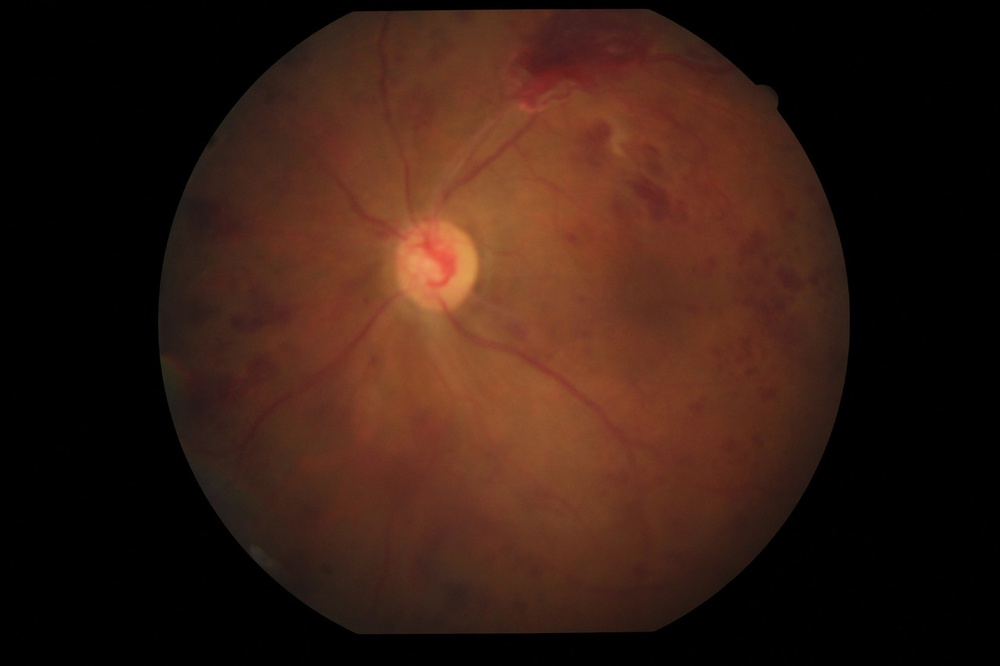
#> input picture samples/sample_crvo.jpg, 1000 x 666 px, shrunk from 1280 x 853 before the run
$ jupyter execute retina_filters.ipynb   (shell and % lines are left out)
#> lines starting #> are read from the running program, lines starting #| are printed output that depends on the picture
This notebook aims to demonstrate my bridge knowledge between Ophthalmology and Computer Vision.

The software sample applies filters to improve ophthalmic images.

The code is a mere prototype without clinical validation.

[cell 1]
#!/usr/bin/env python3
# -*- coding: utf-8 -*-

# by: Rafael_Scherer, MD, PhD
# date: 20/12/22
# version ='1.0'

[cell 2]
# Libs
from IPython.display import display, HTML
import cv2
import numpy as np
from matplotlib import pyplot as plt

#Show Matplotlib's plots inside a Jupyter Notebook

[cell 3]
# Text params
ORG = (150, 250)
FONTFACE = cv2.FONT_HERSHEY_TRIPLEX
FONTSCALE = 3
COLOR = (0, 255, 0)
THICKNESS = 3

# Some links to relevant studies on filters applied to medical images

[cell 4]
display(HTML("""<a href="https://www.sciencedirect.com/science/article/pii/S2405959521000564">
(LINK) Retinal disease identification using upgraded CLAHE filter and transfer convolution neural network (2021)</a>"""))
display(HTML("""<a href="https://www.ncbi.nlm.nih.gov/pmc/articles/PMC8329119/">
(LINK) A Hybrid Algorithm to Enhance Colour Retinal Fundus Images Using a Wiener Filter and CLAHE (2021)</a>"""))
display(HTML("""<a href="https://www.ncbi.nlm.nih.gov/pmc/articles/PMC5689921/">
(LINK) Automatic x‐ray image contrast enhancement based on parameter auto‐optimization (2017)</a>"""))
display(HTML("""<a href="https://www.ijcseonline.org/pdf_paper_view.php?paper_id=5270&1-IJCSE-08433.pdf">
(LINK) A Review on Methods of Enhancement And Denoising in Retinal Fundus Images (2020)</a>"""))

[cell 5]
# Functions

def clahe_bgr(image: np.ndarray, cliplimit: int =2, tilesize: int =8) -> np.ndarray:
    """
    Converts the image to LAB format and applies the CLAHE filter to the L channel
    :param image: image=numpy.ndarray (BGR)
    :param cliplimit: Sets threshold for contrast limiting (2, 3 or 4)
    :param tilesize: Sets size of grid for histogram equalization.
    :return: image=numpy.ndarray (BGR)

    >>>im = cv2.imread('samples/sample_crvo.jpg')
    >>>clahe_bgr(im)[0][0]
    """

    lab = cv2.cvtColor(image, cv2.COLOR_BGR2LAB)
    lab_p = cv2.split(lab)
    clahe = cv2.createCLAHE(clipLimit=cliplimit,tileGridSize=(tilesize, tilesize))
    clahed = clahe.apply(lab_p[0])
    lab = cv2.merge([clahed, lab_p[1], lab_p[2]])
    bgr = cv2.cvtColor(lab, cv2.COLOR_LAB2BGR)

    cv2.imwrite(f'output/clahed.jpg', bgr)

    return bgr


def channel_bgr(image: np.ndarray, channel: str ='green') -> np.ndarray:
    """
    Selects only one of the channels from a bgr image
    :param image: image=numpy.ndarray (BGR)
    :param channel: channel ['blue', 'green', 'red']
    :return: image=numpy.ndarray

    >>>im = cv2.imread('samples/sample_crvo.jpg')
    >>>channel_bgr(im)[0][0]
    '0'
    """

    colors = ['blue', 'green', 'red']

    green = image[:,:,colors.index(channel)].astype(np.uint8)
    green = cv2.cvtColor(green, cv2.COLOR_GRAY2BGR)

    cv2.imwrite(f'output/{channel}.jpg', green)

    return green


def showimage(image1: np.ndarray, image2: np.ndarray=None, figsize: [int, int]=[15,15]) -> None:
    """
    Show images inline (BGR) and merged (horizontal)
    """
    try:
        myimage = np.concatenate((image1, image2), axis=1)
    except Exception as e:
        myimage = image1

    try:
        if myimage.ndim > 2:  #This only applies to RGB or RGBA images (e.g. not to Black and White images)
            myimage = myimage[:,:,::-1] #OpenCV follows BGR order, while matplotlib likely follows RGB order

        fig, ax = plt.subplots(figsize=figsize)
        ax.imshow(myimage, cmap = 'gray', interpolation = 'bicubic')
        plt.xticks([]), plt.yticks([])  # to hide tick values on X and Y axis
        plt.show()

    except Exception as e:
        return e


def text(image: np.ndarray, txt: str) -> None:
    """
    Put text on image
    """
    cv2.putText(image, txt, ORG, FONTFACE, FONTSCALE, COLOR, THICKNESS)

[cell 6]
# Select image from samples dir
img = cv2.imread('samples/sample_crvo.jpg')
#> img is the input picture: shape (666, 1000, 3); mean B, G, R 18.4, 28.1, 53
backup = img.copy()
text(backup, 'Test_Image')
showimage(backup, figsize=[10, 10])
#> (the call stopped at in showimage, `fig, ax = plt.subplots(figsize=figsize)`: IPython is not available in this run)

# Enhancement filters

[cell 7]
clahe = clahe_bgr(img)
#> in clahe_bgr, `lab = cv2.cvtColor(image, cv2.COLOR_BGR2LAB)`: lab: shape (666, 1000, 3); mean of channels 0, 1, 2 37.2, 138.1, 138.8
#> in clahe_bgr, `clahed = clahe.apply(lab_p[0])`:
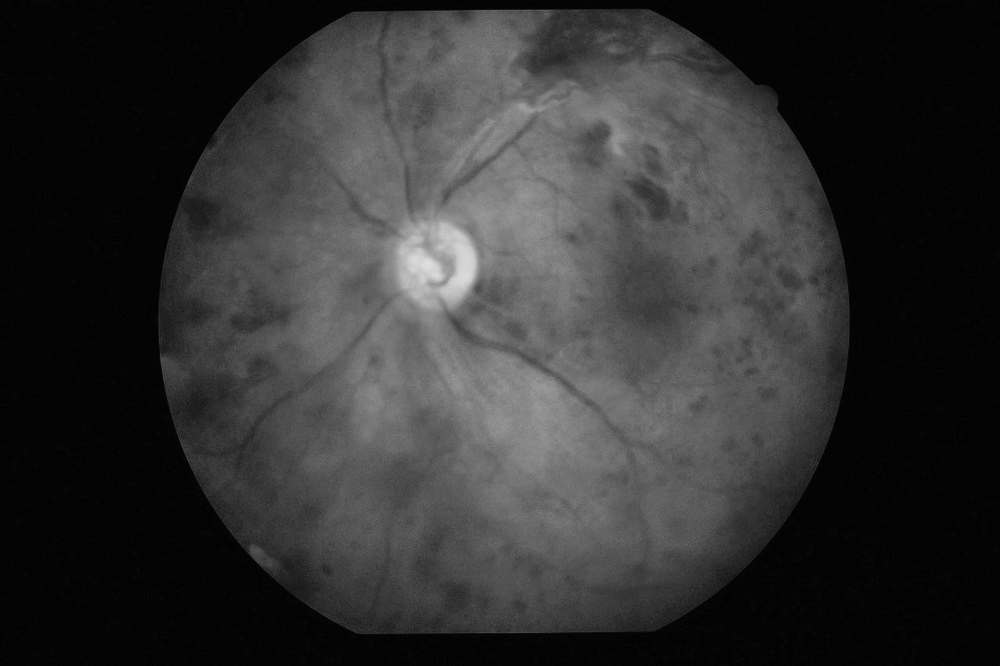
#> clahed: shape (666, 1000); min 2, max 222, mean 49
#> in clahe_bgr, `lab = cv2.merge([clahed, lab_p[1], lab_p[2]])`: lab: shape (666, 1000, 3); mean of channels 0, 1, 2 49, 138.1, 138.8
#> in clahe_bgr, `bgr = cv2.cvtColor(lab, cv2.COLOR_LAB2BGR)`:
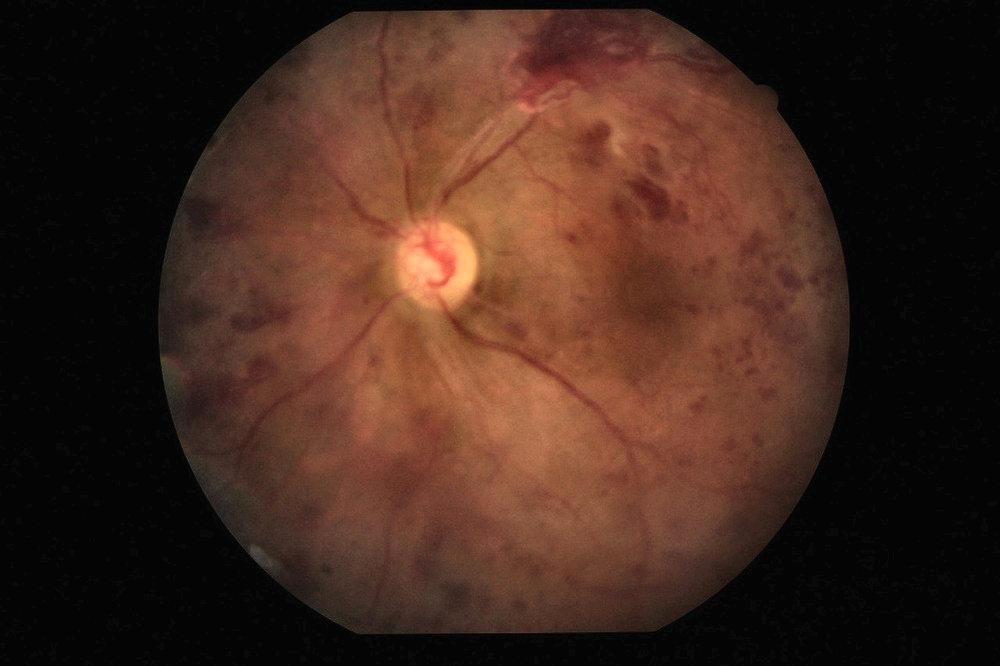
#> bgr: shape (666, 1000, 3); mean B, G, R 29.1, 39.4, 65.5
text(clahe, 'Clahe_Filter')
#> call 2 of text, with txt = 'Clahe_Filter'
#> in text (call 2), `cv2.putText(image, txt, ORG, FONTFACE, FONTSCALE, COLOR, THICKNESS)`:
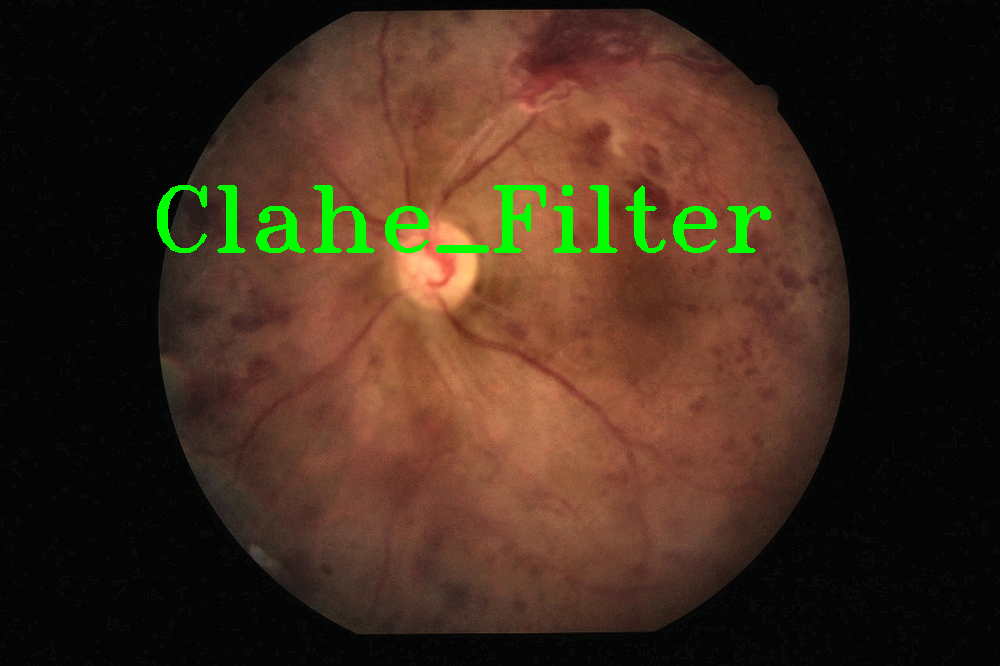
#> image: shape (666, 1000, 3); mean B, G, R 28.2, 42.6, 63.2

redfree = channel_bgr(img)
#> in channel_bgr, `green = image[:,:,colors.index(channel)].astype(np.uint8)`:
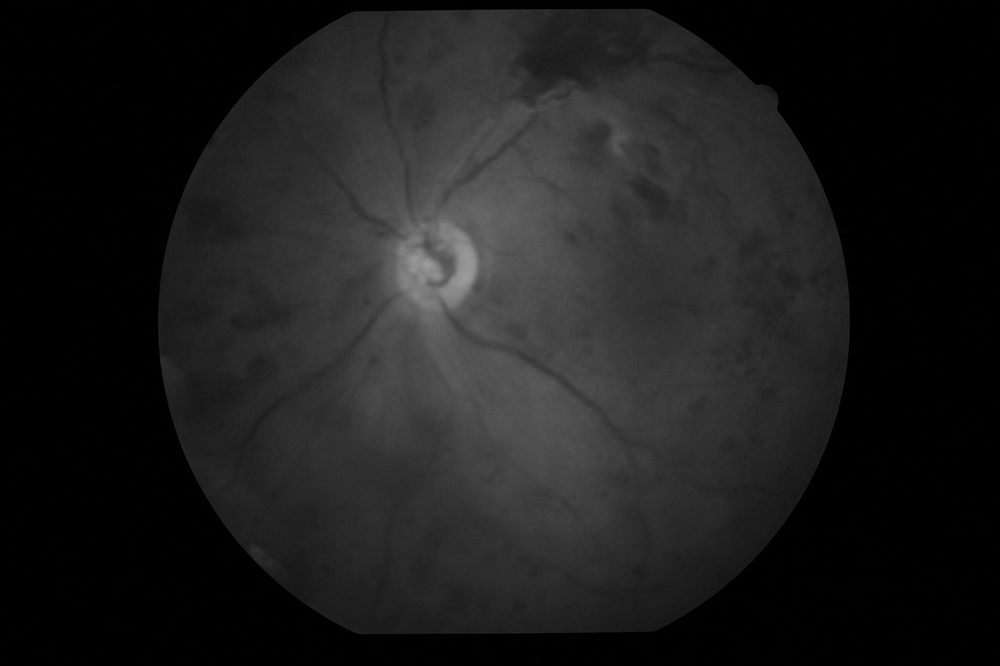
#> green: shape (666, 1000); min 0, max 157, mean 28.1
text(redfree, 'Red_Free')

showimage(clahe, redfree)
#> in showimage (call 2), `myimage = np.concatenate((image1, image2), axis=1)`:
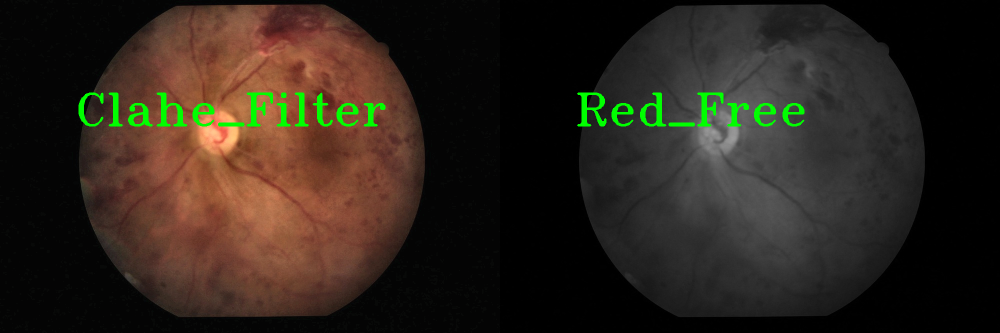
#> myimage: shape (666, 2000, 3) (shown at 1/2 size); mean B, G, R 27.7, 36.6, 45.2
#> (the call stopped at in showimage, `fig, ax = plt.subplots(figsize=figsize)`: IPython is not available in this run)

# Deep learning applied to luminosity optimization (3rdParty optimized code implementation)

[cell 8]
# https://github.com/Lvfeifan/MBLLEN
angio = cv2.imread('samples/angio/sample_angio.jpg')
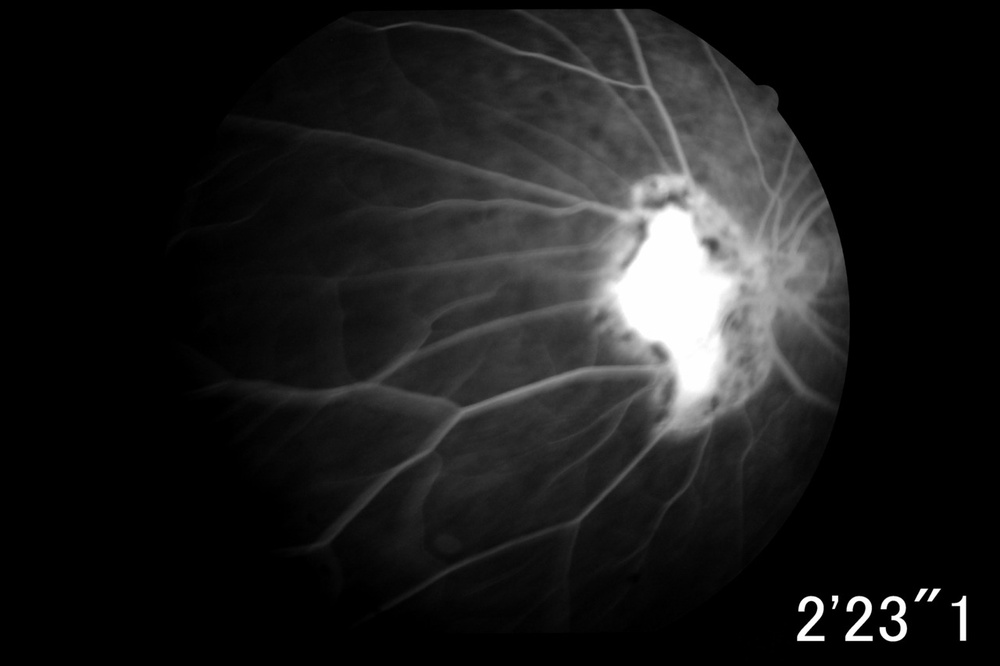
#> input picture samples/angio/sample_angio.jpg, 1000 x 666 px, shrunk from 1280 x 853 before the run
#> angio is the input picture: shape (666, 1000, 3); min 0, max 255, mean 28.8
mbllen = cv2.imread('output/MBLLEN.jpg')

text(angio, 'Original')
text(mbllen, 'AI_Filter')
showimage(angio, mbllen)
#> (the call stopped at in showimage, `fig, ax = plt.subplots(figsize=figsize)`: IPython is not available in this run)
